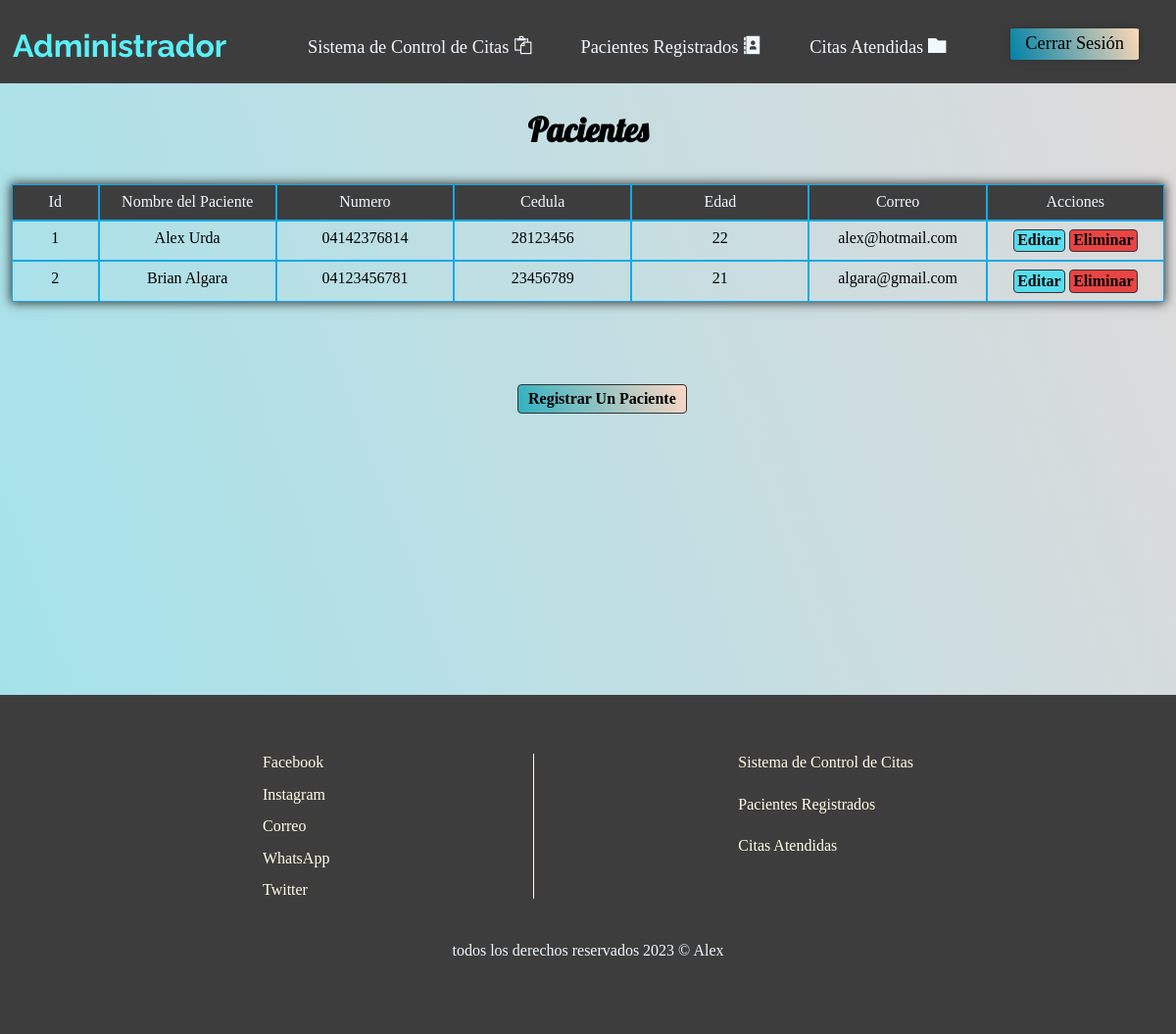
The app's page /admin/pacientes.php (signed in) with its own data.
### tables this page shows
CREATE TABLE `paciente1` (
  `id_paciente` int(9) NOT NULL,
  `nombre` varchar(30) NOT NULL,
  `apellido` varchar(30) NOT NULL,
  `cedula` varchar(9) NOT NULL,
  `edad` int(3) NOT NULL,
  `correo` varchar(60) NOT NULL,
  `numero` varchar(11) NOT NULL,
  `clave` varchar(200) NOT NULL,
  `fecha` date NOT NULL
);

### admin/pacientes.php (the view, shortened to what this page needs)
<!DOCTYPE html>
<html lang="es">
<head>
  <link rel="stylesheet" href="../styles/normalize.css">
  <link rel="stylesheet" href="styles/menu.css">
  <link rel="stylesheet" href="styles/index.css">
  <link rel="stylesheet" href="styles/footer.css">
  <link rel="stylesheet" href="styles/modal.css">
  <link rel="stylesheet" href="../Iconos/style.css">
</head>
<body>
  <?php include '../client/conexion.php';?>
    <h2 class="dia"> Pacientes </h2>
    <div class="table">
      <div class="thead__table">
        <div class="thead id">Id</div>
        <div class="thead">Nombre del Paciente</div>
        <div class="thead">Numero</div>
        <div class="thead">Cedula</div>
        <div class="thead">Edad</div>
        <div class="thead">Correo</div>
        <div class="thead"> Acciones </div>
      </div>
      <?php
      $operator = "SELECT * FROM paciente1";
      $select = $conexion->query($operator);
      while ($resultado = mysqli_fetch_array($select)) {
      ?>
        <div class="tbody__table">
          <div class="tbody id"><?php echo $resultado['id_paciente']; ?></div>
          <div class="tbody nom"><?php echo $resultado['nombre'] . " " . $resultado['apellido']; ?></div>
          <div class="tbody"><?php echo $resultado['numero']; ?></div>
          <div class="tbody"><?php echo $resultado['cedula']; ?></div>
          <div class="tbody"><?php echo $resultado['edad']; ?></div>
          <div class="tbody"><?php echo $resultado['correo']; ?></div>
          <div class="tbody"><a href="editar.php?id=<?php echo $resultado['id_paciente']?>"><button class="editar">Editar</button></a> <a href="../client/eliminar.php?id=<?php echo $resultado['id_paciente']?>"><button class="eliminar">Eliminar</button></a></div>
        </div><?php } ?>
    </div>
    <button class="insertar"> Registrar Un Paciente </button>
<div class="space"></div>
</body>
</html>

### admin/styles/menu.css (style rules this page uses)
header { display: flex; align-items: center; justify-content: space-around; flex: 1; padding: 10px 10px 0 0; width: 100%; height: 75px; background: #3e3d3d; color: aliceblue; }
.list__menu { display: flex; list-style-type: none; position: relative; right: 30px; }
.item__menu { padding: 5px 10px; margin: 0 15px; }
.item__menu > a { color: aliceblue; text-decoration: none; font-size: 1.15em; }
.title { width: 20%; text-decoration: none; font-family: 'Raleway', sans-serif !important; color: #59f0f8; }
.buttons { padding: 15px 0 0; }
.login { position: relative; top: 20px; right: 20px; margin: 0 5px; font-size: 1.15em; padding: 5px 15px; background: linear-gradient(70deg, #0081a7, #fed9b7); border: none; border-radius: 4%; box-shadow: 0 0 7px 1px #333; cursor: pointer; }

### admin/styles/index.css (style rules this page uses)
html, body { background: linear-gradient(70deg, #9fe3ec, #e0dada); background-repeat: no-repeat; background-attachment: fixed; }
.dia { text-align: center; font-family: 'Lobster' !important; font-size: 34px; }
.table { width: 98%; display: flex; flex-direction: column; justify-content: center; margin: 3% auto 2%; font-size: 16px; border: none; box-shadow: 0 0 10px 1px #333; margin-bottom: 5%; }
.thead, .tbody { padding: 8px; border: 1px solid #14a9e9; width: 15%; max-width: 15%; text-align: center; max-height: 50px; }
.thead { color: aliceblue; background: #3e3d3d; }
.id { max-width: 6% !important; }
.tbody__table, .thead__table { display: flex; width: 100%; }
.eliminar, .atendido, .editar, .volver { padding: 1% 2%; font-weight: bold; text-align: center; border: 1px solid #333; border-radius: 4px; cursor: pointer; transition: all ease .4s; }
.eliminar { background: #e94444; }
.editar { background: #57ddee; }
.insertar { position: relative; left: 44%; margin: 2% 0 1%; background: linear-gradient(70deg, #30B1C1, #fed7c4); border: 1px solid #333; padding: 5px 10px; font-weight: bold; border-radius: 4px; cursor: pointer; }
.nom { text-transform: capitalize; }
.space { height: 225px; }

### admin/styles/footer.css (style rules this page uses)
.footer { color: aliceblue; background: #3e3d3d; position: relative; top: 50px; }
.container__footer { padding: 5%; }
.buttons { margin-bottom: 5%; }
.content__footer { display: flex; justify-content: space-evenly; }
.social__footer { display: flex; flex-direction: column; gap: 14px; }
.social__footer>a { text-decoration: none; color: #FFFFE8; }
.menu { display: flex; flex-direction: column; gap: 24px; }
.menu>a { text-decoration: none; color: #FFFFE8; }
.footer__info { margin-top: 4%; text-align: center; }

### records on screen
paciente1: id_paciente "1", nombre "Alex", apellido "Urda", numero "04142376814", cedula "28123456", edad "22", correo "alex@hotmail.com"
paciente1: id_paciente "2", nombre "Brian", apellido "Algara", numero "04123456781", cedula "23456789", edad "21", correo "algara@gmail.com"
